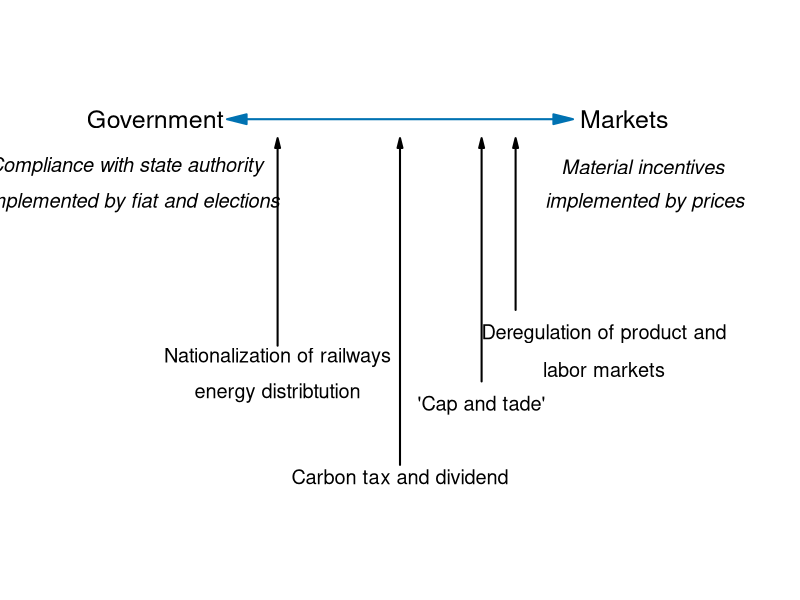

Write the R code that produced this figure.
#' Graph Designer: Scott Cohn
#' Authors: Bowles and Halliday
#' Title: Coordination, Conflict and Competition: A Text in Microeconomics

library(shape)

pdf(file = "public_mechanism/govt_markt.pdf", width = 9, height = 3)

#Set parameters for graphics
pointsize <- 1.8
axislabelsize <- 1.5
labelsize <- 1.2
namesize <- 1.8
annotatesize <- 1.5
graphlinewidth <- 2
segmentlinewidth <- 1.5

COL <- c("#7fc97f", "#beaed4", "#fdc086", "#ffff99", "#386cb0", "#f0027f", "#bf5b17", "#666666")
COLA <- c("#e0f3db", "#99d8c9","#66c2a4","#41ae76", "#238b45", "#005824")
COLB <- c("#c6dbef", "#4eb3d3", "#2b8cbe", "#0868ac","#084081")
COLC <- c("#fcfbfd", "#efedf5", "#dadaeb", "#bcbddc", "#9e9ac8", "#807dba", "#6a51a3", "#54278f", "#3f007d")
grays <- gray.colors(25, start = 1, end = 0, alpha = 1)
CBCols <- c("#009E73","#0072B2","#E69F00","#CC79A7", "#F0E442","#D55E00")

#Edited the margins to cater for the larger LHS labels
par(mar =  c(0.2, 3, 0, 3))


#Add limits on axes and levels of utility for each indifference curve
ylims <- c(0, 50)
xlims <- c(0, 50)

npts <- 501 
x <- seq(xlims[1], xlims[2], length.out = npts)
y <- seq(ylims[1], ylims[2], length.out = npts) 

plot(0, 0, xlim = xlims, ylim = ylims, type = "n",
     xlab = expression(paste("")),
     ylab = expression(paste("")), 
     xaxt = "n", 
     yaxt = "n", 
     cex.lab = axislabelsize, 
     bty = "n", 
     xaxs = "i", 
     yaxs = "i"
)


# Axes --------------------------------------------------------------------


# ticksy <- c(NA)
# ylabels <- c(NA)
# ticksx <- c(NA)
# xlabels <- c(NA)
# 
# axis(1,at = ticksx,  pos = 0, labels = xlabels, cex.axis = labelsize)
# axis(2,at = ticksy,  pos = 0, labels = ylabels, las = 1, cex.axis = labelsize)

npts <- 500 
xx1 <- seq(xlims[1], xlims[2], length.out = npts)

#Axis labels and draw linear utility function
# text(-0.2, 0.5*ylims[2], expression(paste("y axis")), xpd = TRUE, cex = axislabelsize, srt = 90) 
# text(0.5*xlims[2], -0.15, expression(paste("x axis")), xpd = TRUE, cex = axislabelsize) 

# Arrows ------------------------------------------------------------------

# points(12, 32.5, cex = 1.5, pch = 16)
# points(38, 32.5, cex = 1.5, pch = 16)
# points(25, 10, cex = 1.5, pch = 16)

# Top
Arrows(13, 40, 37, 40, code = 3, lty = 1, lwd = graphlinewidth, arr.type = "triangle", col = CBCols[2])
# Left
#Arrows(12.5, 31.25, 24.5, 11.25, code = 3, lty = 1, lwd = graphlinewidth, arr.type = "triangle", col = CBCols[1])
# Right
#Arrows(25.5, 11.25, 37.5, 31.25, code = 3, lty = 1, lwd = graphlinewidth, arr.type = "triangle", col = CBCols[3])

# Text --------------------------------------------------------------------
text(7, 40, expression("Government"), cex = axislabelsize)
text(4.85, 36, expression(italic("Compliance with state authority")), cex = labelsize, xpd = TRUE)
text(5.3, 33, expression(italic("implemented by fiat and elections")), cex = labelsize, xpd = TRUE)

text(41.5, 40, expression("Markets"), cex = axislabelsize)
text(42.85, 36, expression(italic("Material incentives")), cex = labelsize, xpd = TRUE)
text(43, 33, expression(italic("implemented by prices")), cex = labelsize, xpd = TRUE)

# Annotations (CW) --------------------------------------------------------

# Top
text(16, 20, expression("Nationalization of railways"), cex = labelsize, xpd = TRUE)
text(16, 17, expression("energy distribtution"), cex = labelsize, xpd = TRUE)
Arrows(16, 38, 16, 21, code = 1, lty = 1, lwd = graphlinewidth, arr.type = "triangle", arr.length = 0.2, col = "black")

text(25, 10, expression("Carbon tax and dividend"), cex = labelsize, xpd = TRUE)
Arrows(25, 38, 25, 11, code = 1, lty = 1, lwd = graphlinewidth, arr.type = "triangle", arr.length = 0.2, col = "black")


text(31, 16, expression("'Cap and tade'"), cex = labelsize, xpd = TRUE)
Arrows(31, 38, 31, 18, code = 1, lty = 1, lwd = graphlinewidth, arr.type = "triangle", arr.length = 0.2, col = "black")

text(40, 22, expression("Deregulation of product and"), cex = labelsize, xpd = TRUE)
text(40, 19, expression("labor markets"), cex = labelsize, xpd = TRUE)
Arrows(33.5, 38, 33.5, 24, code = 1, lty = 1, lwd = graphlinewidth, arr.type = "triangle", arr.length = 0.2, col = "black")


dev.off()
